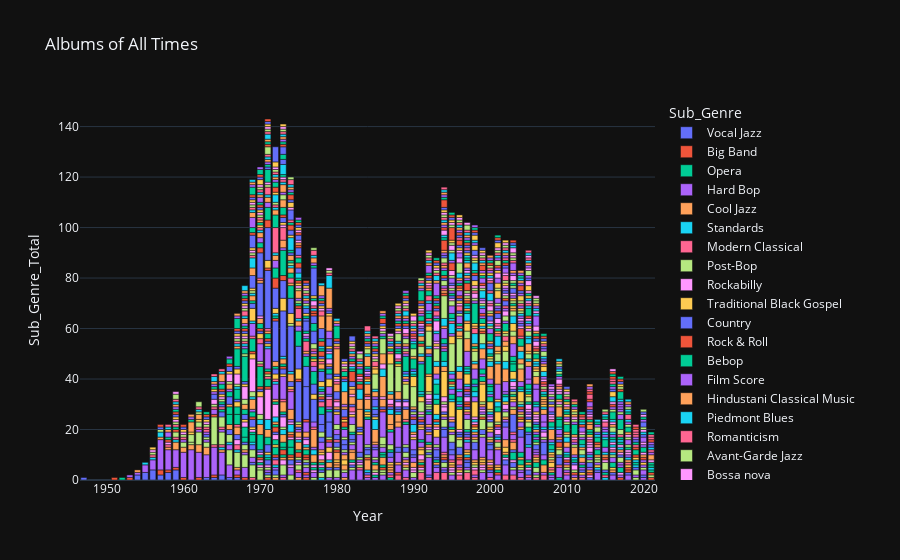

Write notebook code for a chart like this one.
### Code cell
colors = px.colors.qualitative.T10

fig = px.bar(pv_df,
             x="Year",
             y="Sub_Genre_Total",
             color="Sub_Genre",
             template="plotly_dark",
            #  color_distance_sequence = colors,
             title="Albums of All Times",
             labels=dict(index="Year", value="Number of Albums"))

fig.show()
